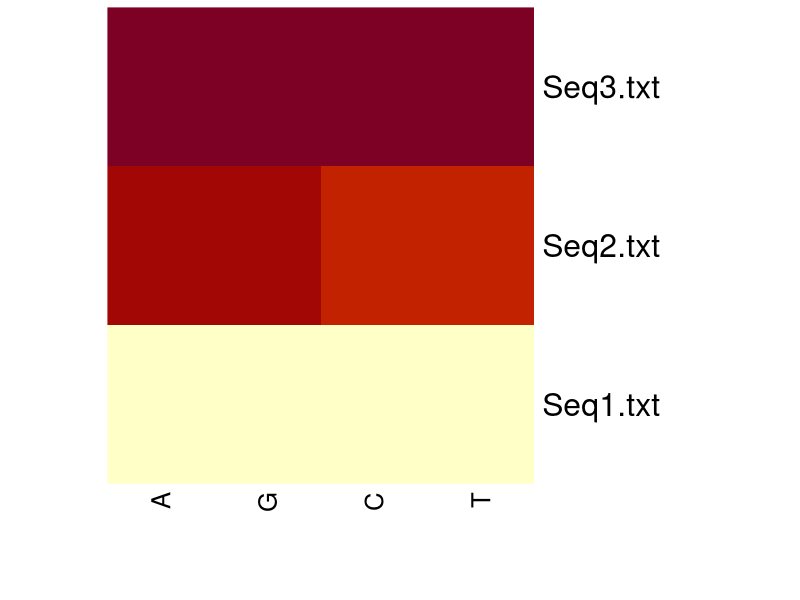

Here is the R script that generated this plot:
#! /usr/bin/Rscript

## Author: Patrick Rynkiewicz
## Description: Visualization of DNA Content via heatmap.


# read in input file.
seqs <- read.csv('SeqComparison.csv', header = T)

# clean up data.
rownames(seqs) <- seqs[ , 1]
seq_matrix <- data.matrix(seqs[ , -1]) #make the numbers in the file numeric data type.


# plot heatmap.
png(filename = "heatmap_output.png") #open png file.
heatmap(seq_matrix, Rowv=NA, Colv=NA,  scale="column", margins=c(7,10)) #heatmap plot.
#dev.off() 
#close the png file.
